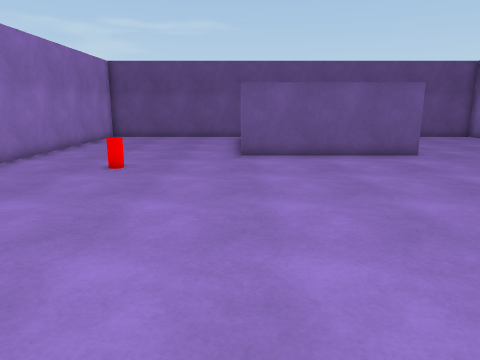
[1] (above)

16 first-person views from a walk through a Unity game level. The camera is 1.4 m above the floor, tilts 12° down and sees 70° across. The floor is counted in squares, 0.7 m on a side. Each view is taken from the middle of a square. On the plan, view 1 faces up. The plan holds only what a view shows up to about 18 squares ahead; the rest is blank. The player is left out.

[2]
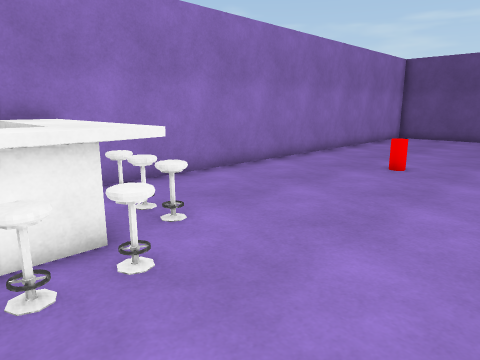

[3]
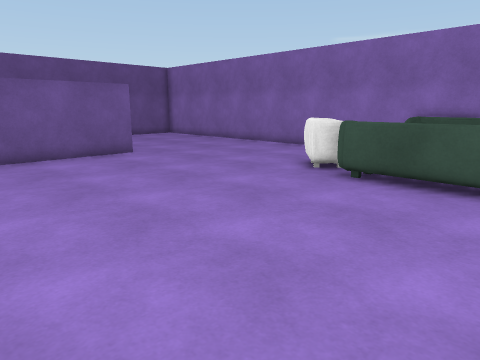

[4]
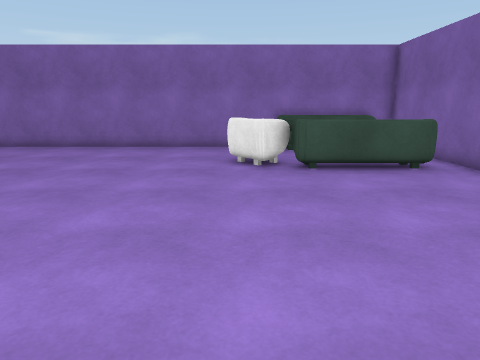

[5]
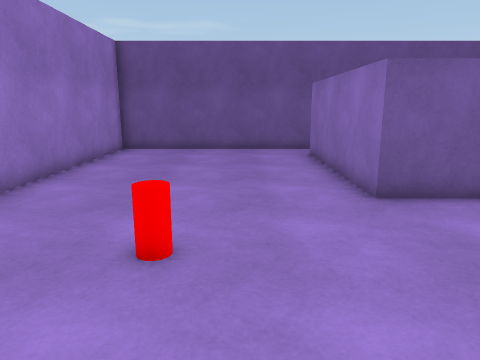

[6]
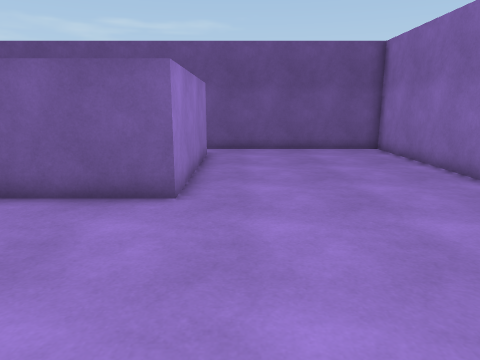

[7]
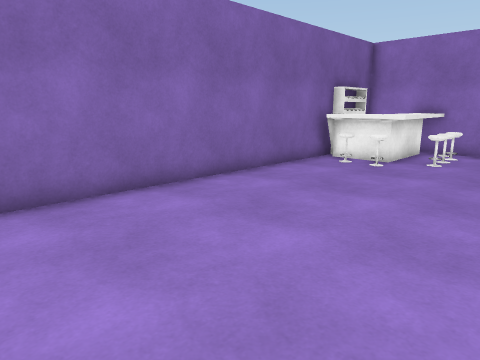

[8]
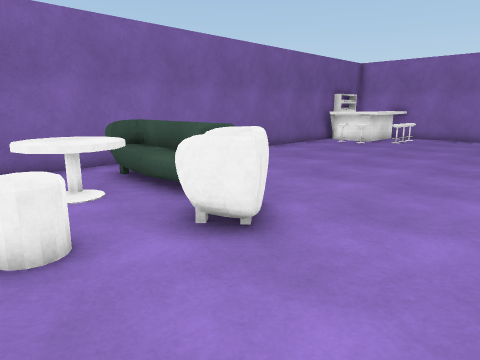

[9]
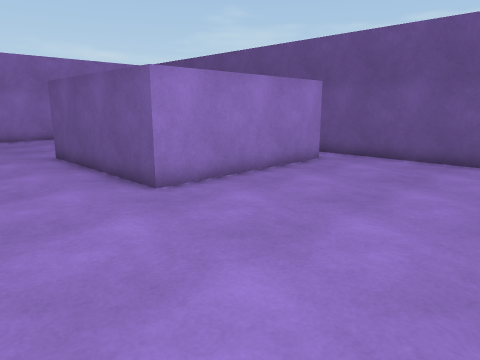

[10]
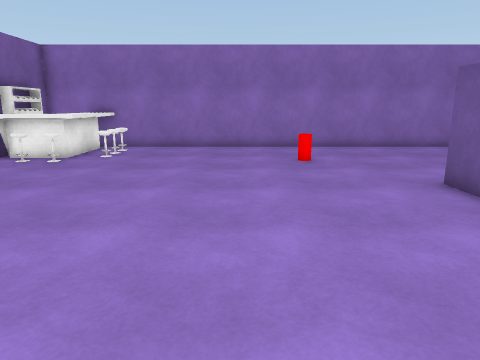

[11]
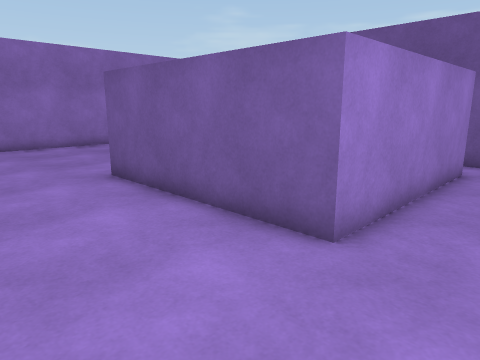

[12]
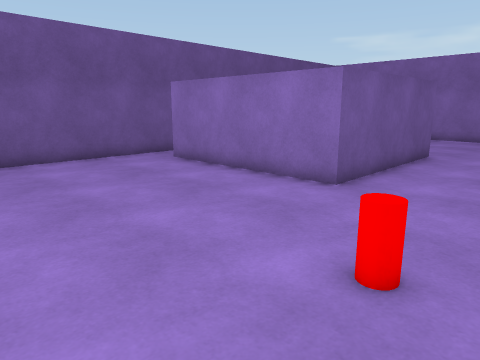

[13]
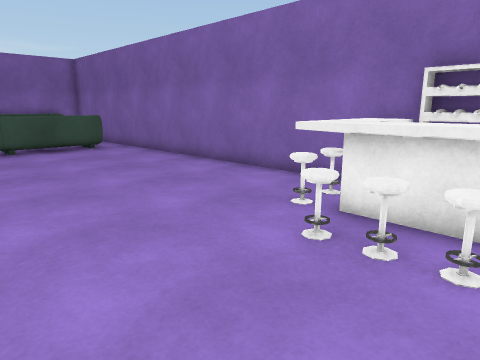

[14]
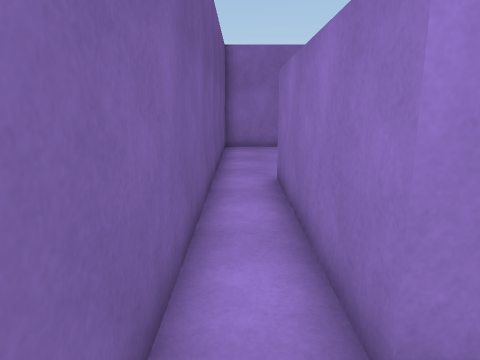

[15]
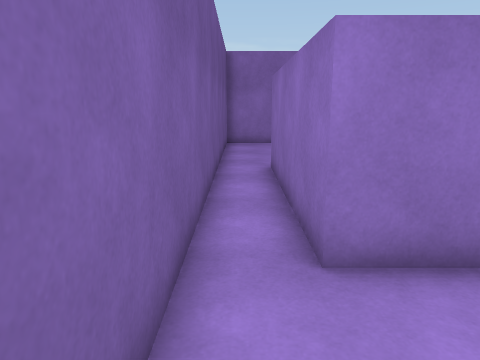

[16]
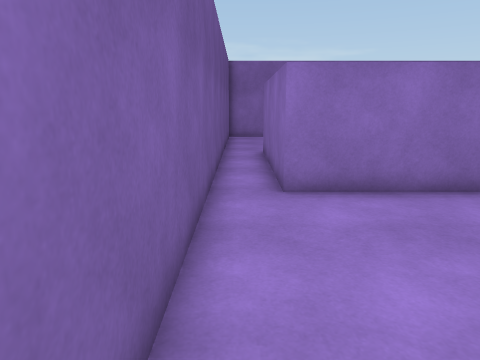

### Floor plan
Key: @ floor where view 1 was taken; # wall or solid block; . floor; C red cylinder; H chair; S sofa; O other object.
Columns run from 9 left of view 1 to 16 right of it. Each row starts with its distance up from view 1.
 24 ##########################
 23 #........................#
 22 #........#########.......#
 21 #........#      ##.......#
 20 #........#      ##.......#
 19 #........#      ##.......#
 18 #........#      ##.......#
 17 #........#      ##.......#
 16 #........#      ##.......#
 15 #........#########.......#
 14 #........########........#
 13 #........................#
 12 #........................#
 11 #....C...................#
 10 #........................#
  9 #........................#
  8 #........................#
  7 #..................#H#...#
  6 #................. HHHOO #
  5 #.................#S   ###
  4 #.###.............#S##   #
  3 ##HHHO............#S###  #
  2 #OOOOH ...........#S #   #
  1 #   OH ...........#S
  0 ####OO...@.........
 -1 #######################

Where each view was taken, in squares from view 1:
view 1: 0 up, 0 right, facing up
view 2: 0 up, 0 right, facing up-left
view 3: 0 up, 0 right, facing up-right
view 4: 7 up, 2 left, facing right
view 5: 7 up, 3 left, facing up
view 6: 7 up, 9 right, facing up
view 7: 7 up, 8 right, facing down-left
view 8: 11 up, 15 right, facing down-left
view 9: 10 up, 15 right, facing up-left
view 10: 9 up, 9 right, facing left
view 11: 10 up, 10 right, facing up-left
view 12: 10 up, 8 left, facing up-right
view 13: 8 up, 8 left, facing down-right
view 14: 23 up, 2 left, facing right
view 15: 23 up, 4 left, facing right
view 16: 23 up, 8 left, facing right
